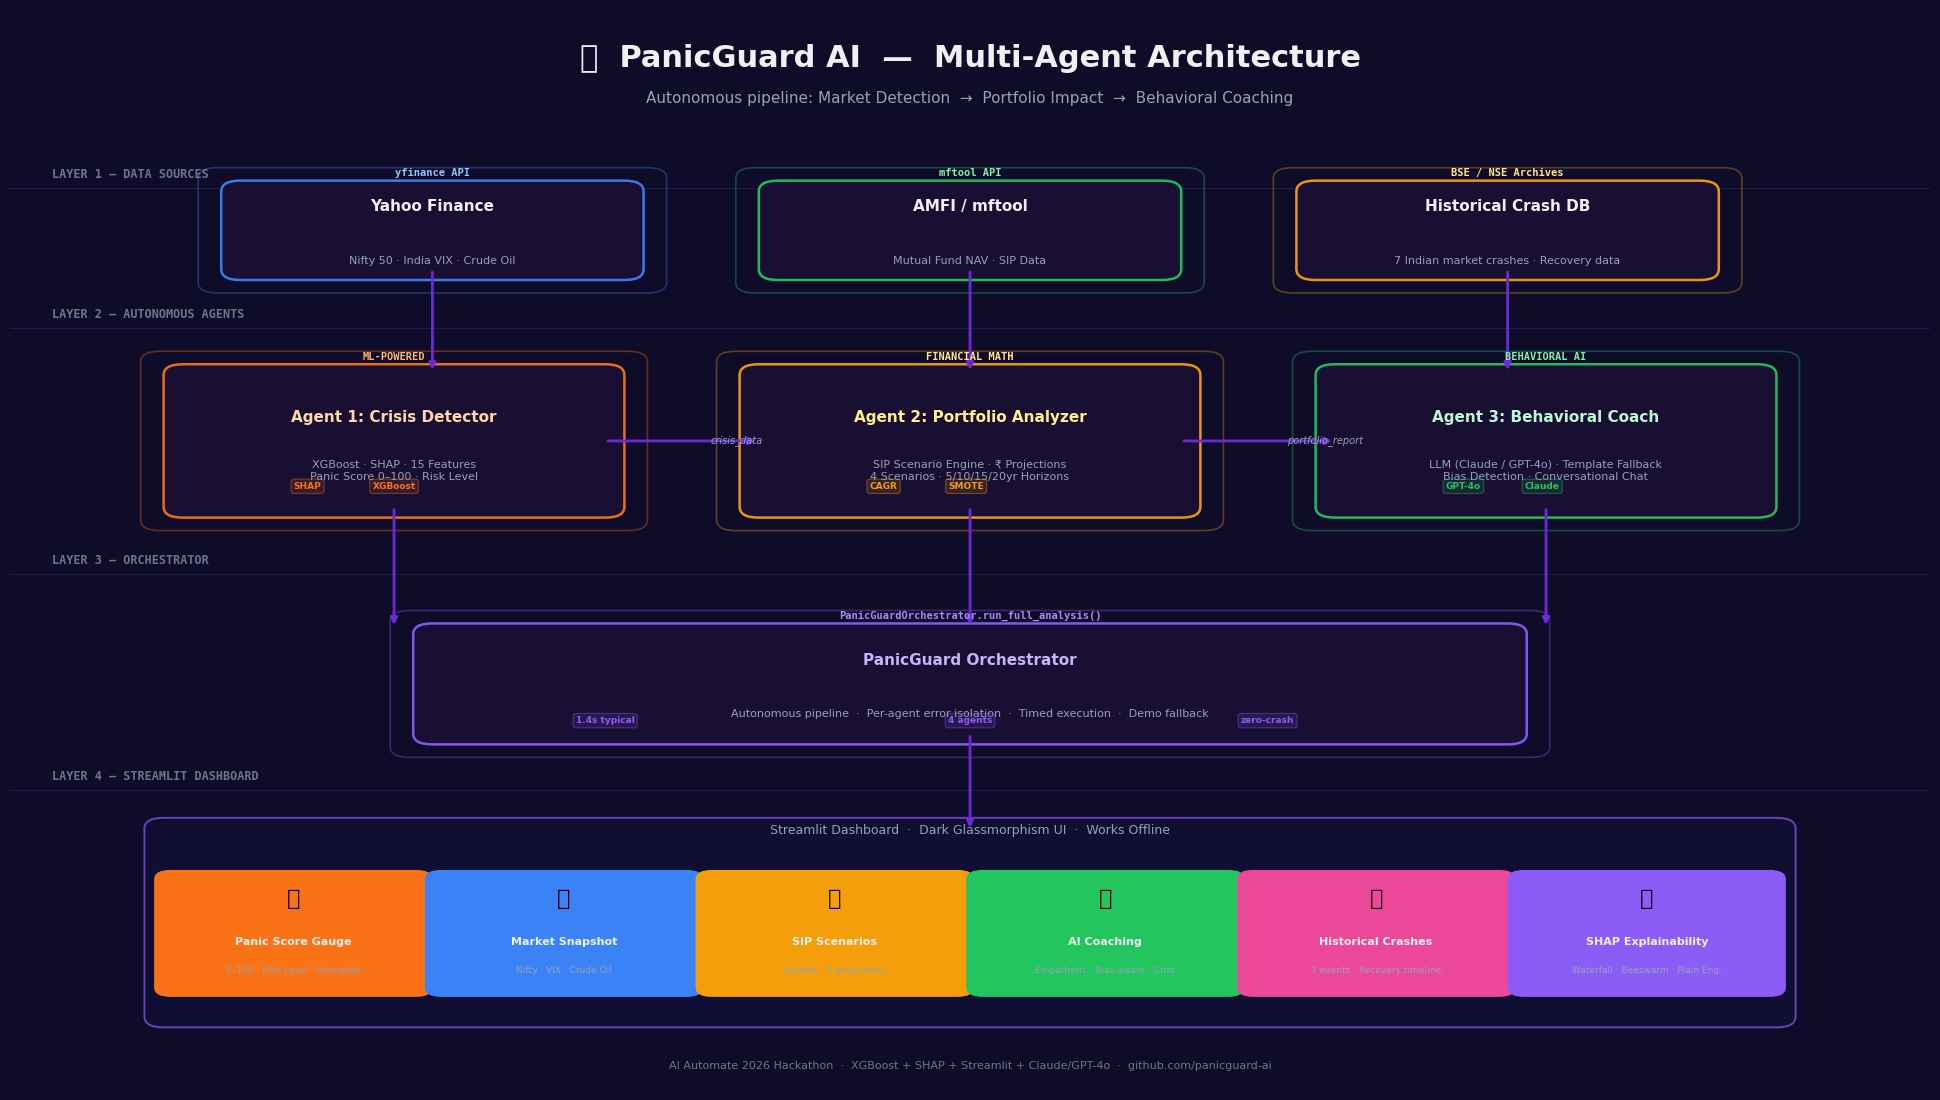

Recreate this plot in Python.
"""
PanicGuard AI — Architecture Diagram Generator
================================================
Generates a publication-quality architecture diagram showing the multi-agent
pipeline from data sources → agents → orchestrator → dashboard.

Run:
    python assets/architecture.py
Outputs:
    assets/architecture.png  (1920×1080, presentaton quality)
    assets/architecture.svg  (vector, scalable)
"""

from __future__ import annotations

import sys
from pathlib import Path

import matplotlib
matplotlib.use("Agg")
import matplotlib.pyplot as plt
import matplotlib.patches as mpatches
from matplotlib.patches import FancyBboxPatch, FancyArrowPatch
import matplotlib.patheffects as pe
import numpy as np

_ROOT = Path(__file__).resolve().parent.parent
if str(_ROOT) not in sys.path:
    sys.path.insert(0, str(_ROOT))

# ── Color Palette ─────────────────────────────────────────────────────
BG          = "#0f0c29"
CARD_BG     = "#1a1033"
CARD_BORDER = "#8b5cf6"
PURPLE      = "#8b5cf6"
PURPLE_DARK = "#6d28d9"
BLUE        = "#3b82f6"
GREEN       = "#22c55e"
ORANGE      = "#f97316"
AMBER       = "#f59e0b"
TEXT_MAIN   = "#f0f0f0"
TEXT_DIM    = "#94a3b8"
TEXT_BADGE  = "#c4b5fd"
ARROW_CLR   = "#6d28d9"


def _card(ax, x, y, w, h, title, subtitle="", badge="",
          color=CARD_BG, border=CARD_BORDER, title_color=TEXT_MAIN,
          badge_color=PURPLE):
    """Draw a glassmorphism-style rounded card."""
    # Outer glow
    glow = FancyBboxPatch((x - 0.012, y - 0.012), w + 0.024, h + 0.024,
                           boxstyle="round,pad=0.01",
                           facecolor="none",
                           edgecolor=border,
                           linewidth=1.2,
                           alpha=0.35,
                           zorder=2)
    ax.add_patch(glow)

    # Main card
    card = FancyBboxPatch((x, y), w, h,
                           boxstyle="round,pad=0.01",
                           facecolor=color,
                           edgecolor=border,
                           linewidth=1.8,
                           alpha=0.95,
                           zorder=3)
    ax.add_patch(card)

    cx = x + w / 2
    cy = y + h / 2

    # Badge (top)
    if badge:
        ax.text(cx, y + h + 0.012, badge,
                ha="center", va="bottom",
                fontsize=7.5, color=badge_color, fontweight="bold",
                fontfamily="monospace", zorder=5)

    # Title
    ax.text(cx, cy + (0.022 if subtitle else 0), title,
            ha="center", va="center",
            fontsize=11, color=title_color, fontweight="bold",
            zorder=5)

    # Subtitle
    if subtitle:
        ax.text(cx, cy - 0.028, subtitle,
                ha="center", va="center",
                fontsize=8, color=TEXT_DIM,
                zorder=5)


def _arrow(ax, x1, y1, x2, y2, label=""):
    """Draw a gradient-style arrow with optional label."""
    ax.annotate("",
                xy=(x2, y2), xytext=(x1, y1),
                arrowprops=dict(
                    arrowstyle="-|>",
                    color=ARROW_CLR,
                    lw=2.0,
                    connectionstyle="arc3,rad=0.0",
                ),
                zorder=4)
    if label:
        mx = (x1 + x2) / 2
        my = (y1 + y2) / 2
        ax.text(mx + 0.015, my, label,
                ha="left", va="center",
                fontsize=7, color=TEXT_DIM, fontstyle="italic", zorder=5)


def _horiz_arrow(ax, x1, y, x2, label=""):
    _arrow(ax, x1, y, x2, y, label)


def _vert_arrow(ax, x, y1, y2, label=""):
    _arrow(ax, x, y1, x, y2, label)


def _section_label(ax, x, y, text):
    ax.text(x, y, text,
            ha="left", va="center",
            fontsize=8.5, color=TEXT_DIM,
            fontweight="600",
            fontfamily="monospace",
            alpha=0.7,
            zorder=5)


def _divider(ax, y):
    ax.axhline(y, color=CARD_BORDER, linewidth=0.6, alpha=0.2, zorder=1)


def generate():
    fig, ax = plt.subplots(figsize=(19.2, 10.8), dpi=100)
    fig.patch.set_facecolor(BG)
    ax.set_facecolor(BG)
    ax.set_xlim(0, 1)
    ax.set_ylim(0, 1)
    ax.axis("off")

    # ── Background gradient bands ─────────────────────────────────────
    for i in range(80):
        alpha = 0.012 - i * 0.00012
        ax.axhspan(i / 80, (i + 1) / 80,
                   facecolor="#1a1145", alpha=max(0, alpha), zorder=0)

    # ── Title ─────────────────────────────────────────────────────────
    ax.text(0.5, 0.955,
            "🛡️  PanicGuard AI  —  Multi-Agent Architecture",
            ha="center", va="center",
            fontsize=22, color=TEXT_MAIN, fontweight="900",
            zorder=6)
    ax.text(0.5, 0.918,
            "Autonomous pipeline: Market Detection  →  Portfolio Impact  →  Behavioral Coaching",
            ha="center", va="center",
            fontsize=11, color=TEXT_DIM, zorder=6)

    # ══════════════════════════════════════════════════════════════════
    # LAYER 1 — Data Sources
    # ══════════════════════════════════════════════════════════════════
    _section_label(ax, 0.022, 0.848, "LAYER 1 — DATA SOURCES")
    _divider(ax, 0.835)

    ds_y = 0.760
    ds_h = 0.072
    ds_w = 0.20

    _card(ax, 0.12,  ds_y, ds_w, ds_h,
          "Yahoo Finance",
          "Nifty 50 · India VIX · Crude Oil",
          badge="yfinance API",
          border="#3b82f6", badge_color="#93c5fd")

    _card(ax, 0.40,  ds_y, ds_w, ds_h,
          "AMFI / mftool",
          "Mutual Fund NAV · SIP Data",
          badge="mftool API",
          border="#22c55e", badge_color="#86efac")

    _card(ax, 0.68,  ds_y, ds_w, ds_h,
          "Historical Crash DB",
          "7 Indian market crashes · Recovery data",
          badge="BSE / NSE Archives",
          border=AMBER, badge_color="#fde68a")

    # ══════════════════════════════════════════════════════════════════
    # ARROWS DS → Agents
    # ══════════════════════════════════════════════════════════════════
    _vert_arrow(ax, 0.22,  ds_y, 0.664)
    _vert_arrow(ax, 0.50,  ds_y, 0.664)
    _vert_arrow(ax, 0.78,  ds_y, 0.664)

    # ══════════════════════════════════════════════════════════════════
    # LAYER 2 — Agents
    # ══════════════════════════════════════════════════════════════════
    _section_label(ax, 0.022, 0.718, "LAYER 2 — AUTONOMOUS AGENTS")
    _divider(ax, 0.706)

    ag_y = 0.540
    ag_h = 0.122
    ag_w = 0.22

    # Agent 1
    _card(ax, 0.09, ag_y, ag_w, ag_h,
          "Agent 1: Crisis Detector",
          "XGBoost · SHAP · 15 Features\nPanic Score 0–100 · Risk Level",
          badge="ML-POWERED",
          border=ORANGE, title_color="#fed7aa", badge_color="#fdba74")

    # Agent 2
    _card(ax, 0.39, ag_y, ag_w, ag_h,
          "Agent 2: Portfolio Analyzer",
          "SIP Scenario Engine · ₹ Projections\n4 Scenarios · 5/10/15/20yr Horizons",
          badge="FINANCIAL MATH",
          border=AMBER, title_color="#fef08a", badge_color="#fde68a")

    # Agent 3
    _card(ax, 0.69, ag_y, ag_w, ag_h,
          "Agent 3: Behavioral Coach",
          "LLM (Claude / GPT-4o) · Template Fallback\nBias Detection · Conversational Chat",
          badge="BEHAVIORAL AI",
          border=GREEN, title_color="#bbf7d0", badge_color="#86efac")

    # Horizontal flow arrows between agents
    _horiz_arrow(ax, 0.31, ag_y + ag_h / 2, 0.39, label="crisis_data")
    _horiz_arrow(ax, 0.61, ag_y + ag_h / 2, 0.69, label="portfolio_report")

    # ── Mini badge boxes inside agent cards ──────────────────────────
    def _mini_badge(ax, x, y, text, color):
        ax.text(x, y, text, ha="center", va="center",
                fontsize=6.5, color=color, fontweight="bold",
                bbox=dict(boxstyle="round,pad=0.3",
                          facecolor=color + "22",
                          edgecolor=color + "66",
                          linewidth=0.8),
                zorder=6)

    _mini_badge(ax, 0.200, ag_y + 0.019, "XGBoost", ORANGE)
    _mini_badge(ax, 0.155, ag_y + 0.019, "SHAP", "#f97316")
    _mini_badge(ax, 0.498, ag_y + 0.019, "SMOTE", AMBER)
    _mini_badge(ax, 0.455, ag_y + 0.019, "CAGR", AMBER)
    _mini_badge(ax, 0.798, ag_y + 0.019, "Claude", GREEN)
    _mini_badge(ax, 0.757, ag_y + 0.019, "GPT-4o", GREEN)

    # ══════════════════════════════════════════════════════════════════
    # ARROWS Agents → Orchestrator
    # ══════════════════════════════════════════════════════════════════
    _vert_arrow(ax, 0.20,  ag_y,  0.428)
    _vert_arrow(ax, 0.50,  ag_y,  0.428)
    _vert_arrow(ax, 0.80,  ag_y,  0.428)

    # ══════════════════════════════════════════════════════════════════
    # LAYER 3 — Orchestrator
    # ══════════════════════════════════════════════════════════════════
    _section_label(ax, 0.022, 0.490, "LAYER 3 — ORCHESTRATOR")
    _divider(ax, 0.478)

    oc_x, oc_y, oc_w, oc_h = 0.22, 0.330, 0.56, 0.092
    _card(ax, oc_x, oc_y, oc_w, oc_h,
          "PanicGuard Orchestrator",
          "Autonomous pipeline  ·  Per-agent error isolation  ·  Timed execution  ·  Demo fallback",
          badge="PanicGuardOrchestrator.run_full_analysis()",
          border=PURPLE, title_color="#c4b5fd", badge_color="#a78bfa")

    # Timing badges
    for label, xi in [("1.4s typical", 0.310), ("4 agents", 0.500), ("zero-crash", 0.655)]:
        _mini_badge(ax, xi, oc_y + 0.012, label, PURPLE)

    # ══════════════════════════════════════════════════════════════════
    # ARROW Orchestrator → Dashboard
    # ══════════════════════════════════════════════════════════════════
    _vert_arrow(ax, 0.50, oc_y, 0.240)

    # ══════════════════════════════════════════════════════════════════
    # LAYER 4 — Dashboard
    # ══════════════════════════════════════════════════════════════════
    _section_label(ax, 0.022, 0.290, "LAYER 4 — STREAMLIT DASHBOARD")
    _divider(ax, 0.278)

    db_x, db_y, db_w, db_h = 0.09, 0.080, 0.82, 0.150

    # Background card for the whole dashboard layer
    outer = FancyBboxPatch((db_x - 0.01, db_y - 0.012), db_w + 0.02, db_h + 0.024,
                            boxstyle="round,pad=0.01",
                            facecolor="#13103a", edgecolor=PURPLE, linewidth=1.4,
                            alpha=0.7, zorder=2)
    ax.add_patch(outer)

    ax.text(0.5, db_y + db_h + 0.010,
            "Streamlit Dashboard  ·  Dark Glassmorphism UI  ·  Works Offline",
            ha="center", va="center",
            fontsize=9, color=TEXT_DIM, zorder=5)

    # Feature tiles
    tiles = [
        ("🎯", "Panic Score Gauge",    "0–100 · Risk Level · Animated",    ORANGE),
        ("📊", "Market Snapshot",      "Nifty · VIX · Crude Oil",          BLUE),
        ("💰", "SIP Scenarios",        "4 paths · ₹ projections",          AMBER),
        ("🧠", "AI Coaching",          "Empathetic · Bias-aware · Chat",   GREEN),
        ("📜", "Historical Crashes",   "7 events · Recovery timeline",     "#ec4899"),
        ("🔬", "SHAP Explainability",  "Waterfall · Beeswarm · Plain Eng.",PURPLE),
    ]

    tile_w = 0.128
    tile_h = 0.100
    padding = 0.013
    total_w = 6 * tile_w + 5 * padding
    x_start = (1 - total_w) / 2

    for i, (emoji, title, sub, color) in enumerate(tiles):
        tx = x_start + i * (tile_w + padding)
        ty = db_y + 0.015

        tile = FancyBboxPatch((tx, ty), tile_w, tile_h,
                               boxstyle="round,pad=0.008",
                               facecolor=color + "14",
                               edgecolor=color + "55",
                               linewidth=1.2, alpha=1.0, zorder=4)
        ax.add_patch(tile)

        cx = tx + tile_w / 2
        ax.text(cx, ty + tile_h - 0.018, emoji,
                ha="center", va="center", fontsize=16, zorder=5)
        ax.text(cx, ty + tile_h * 0.42, title,
                ha="center", va="center",
                fontsize=8.0, color=TEXT_MAIN, fontweight="bold", zorder=5)
        ax.text(cx, ty + tile_h * 0.16, sub,
                ha="center", va="center",
                fontsize=6.5, color=TEXT_DIM, zorder=5)

    # ── Footer ────────────────────────────────────────────────────────
    ax.text(0.5, 0.022,
            "AI Automate 2026 Hackathon  ·  XGBoost + SHAP + Streamlit + Claude/GPT-4o  ·  github.com/panicguard-ai",
            ha="center", va="center",
            fontsize=8, color=TEXT_DIM, alpha=0.7, zorder=5)

    # ── Save ─────────────────────────────────────────────────────────
    out_dir = Path(__file__).resolve().parent
    png_path = out_dir / "architecture.png"
    svg_path = out_dir / "architecture.svg"

    plt.tight_layout(pad=0)
    plt.savefig(str(png_path), dpi=100, bbox_inches="tight",
                facecolor=BG, edgecolor="none")
    plt.savefig(str(svg_path), format="svg", bbox_inches="tight",
                facecolor=BG, edgecolor="none")
    plt.close()

    print(f"  + Saved: {png_path}")
    print(f"  + Saved: {svg_path}")
    return str(png_path)


if __name__ == "__main__":
    print("\nGenerating PanicGuard AI architecture diagram...")
    path = generate()
    print(f"\nDone!  Open: {path}\n")
